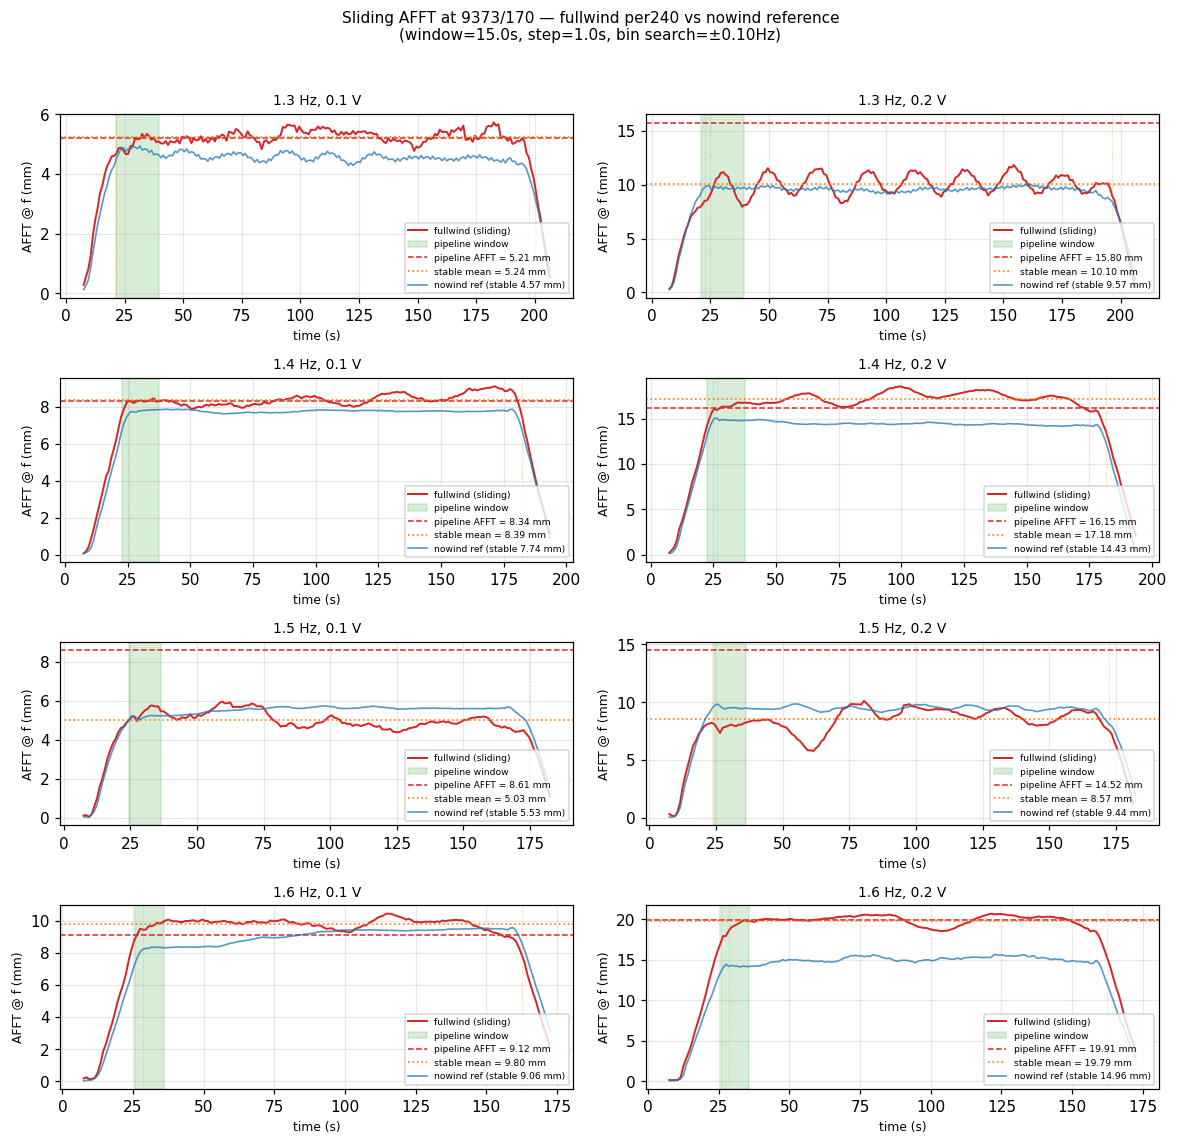

Write Python code to recreate this figure.
"""
Sliding-window FFT at paddle frequency — fullwind per240 sweep at 9373/170
===========================================================================

Purpose
-------
The 2026-04-17 per240 sliding-AFFT exploration on 1.3 Hz fullwind runs showed
that the analysis window (21–39 s) lands on a temporary AFFT depression: the
mean AFFT across the full run is ~7.5 mm, but the pipeline reads 4.5–7.4 mm
from the window. This script extends that check to 1.3 / 1.4 / 1.5 / 1.6 Hz
at 0.1 V and 0.2 V to see whether the depression is specific to one
condition or general to fullwind per240 at 9373/170.

Method
------
- Per run: extract the 9373/170 η time series (eta_9373/170 or its _interp
  reconstruction). Slide a fixed-length window (SLIDING_WINDOW_S seconds)
  across the signal with step SLIDING_STEP_S. For each window position,
  compute the FFT amplitude at the paddle frequency (nearest positive bin
  within ±0.1 Hz, matching compute_amplitudes_from_fft).
- Plot sliding AFFT curve for each fullwind run. Overlay:
    • pipeline analysis window (green band) from meta start/end columns
    • pipeline AFFT value (red dashed horizontal) from meta
    • nowind reference per240 run at the same (freq, amp), sliding AFFT
    • stable-region mean AFFT (orange dotted line, computed over the
      stable plateau excluding ramp-up/down)

Outputs
-------
- analysis_scratch/sliding_afft_fullwind_sweep.png
- analysis_scratch/sliding_afft_fullwind_sweep_findings.md
- analysis_scratch/sliding_afft_fullwind_sweep_summary.csv
  (per-run pipeline_AFFT / stable_mean / depression_ratio)

Run
---
    conda run -n draumkvedet python analysis_scratch/sliding_afft_fullwind_sweep.py

~30–40 s (most of it loading processed_dfs).
"""

import sys, warnings, glob
warnings.filterwarnings("ignore")
from pathlib import Path
sys.path.insert(0, str(Path(__file__).parent.parent))

import numpy as np
import pandas as pd
import matplotlib
matplotlib.use("Agg")
import matplotlib.pyplot as plt

from wavescripts.improved_data_loader import load_analysis_data, load_processed_dfs

# ── Configuration ─────────────────────────────────────────────────────────────
FS                   = 250.0
PROBE                = "9373/170"           # IN probe, current config
FFT_WINDOW_HZ        = 0.10                 # ±0.05 Hz search half-width (matches pipeline)
SLIDING_WINDOW_S     = 15.0                 # sliding FFT window length (seconds)
SLIDING_STEP_S       = 1.0                  # step between window positions

TARGET_FREQS         = [1.3, 1.4, 1.5, 1.6]
TARGET_AMPS          = [0.1, 0.2]

# Stable-plateau definition: fraction of post-ramp-up signal to use for the
# "stable mean AFFT" statistic. Excludes first 25 % and last 10 % of the
# non-zero sliding-AFFT curve to avoid ramp transients.
PLATEAU_HEAD_FRAC    = 0.25
PLATEAU_TAIL_FRAC    = 0.10

BASE    = Path(__file__).parent.parent
OUT_PNG = Path(__file__).parent / "sliding_afft_fullwind_sweep.png"
OUT_MD  = Path(__file__).parent / "sliding_afft_fullwind_sweep_findings.md"
OUT_CSV = Path(__file__).parent / "sliding_afft_fullwind_sweep_summary.csv"


# ── Sliding-AFFT helper ───────────────────────────────────────────────────────
def sliding_afft(signal: np.ndarray, target_freq: float, fs: float = FS,
                 window_s: float = SLIDING_WINDOW_S,
                 step_s: float = SLIDING_STEP_S,
                 search_window_hz: float = FFT_WINDOW_HZ) -> tuple[np.ndarray, np.ndarray]:
    """
    Slide a window of length window_s across signal; at each position compute
    the amplitude at target_freq using the same normalisation and bin-picking
    rule as the pipeline (2·|FFT|/N at positive bins, nearest bin within
    ±search_window_hz of target).

    Returns (t_centers_s, amplitudes_mm). Assumes signal is in mm already.
    """
    N_win  = int(round(window_s * fs))
    step   = int(round(step_s   * fs))
    if N_win >= len(signal):
        return np.array([]), np.array([])

    # Pre-compute FFT frequencies for the fixed window length
    freqs = np.fft.fftfreq(N_win, d=1.0 / fs)
    pos_mask = freqs > 0
    pos_freqs = freqs[pos_mask]

    bin_mask = (pos_freqs >= target_freq - search_window_hz) & \
               (pos_freqs <= target_freq + search_window_hz)
    if bin_mask.any():
        pos_masked_freqs = pos_freqs[bin_mask]
        nearest_idx = np.argmin(np.abs(pos_masked_freqs - target_freq))
    else:
        nearest_idx = np.argmin(np.abs(pos_freqs - target_freq))
        bin_mask = np.zeros_like(pos_freqs, dtype=bool)
        bin_mask[nearest_idx] = True
        nearest_idx = 0

    starts = np.arange(0, len(signal) - N_win + 1, step)
    t_centers = (starts + N_win / 2) / fs
    amps = np.full_like(t_centers, np.nan, dtype=float)

    for i, s in enumerate(starts):
        seg = signal[s:s + N_win]
        if np.isnan(seg).any():
            nan_frac = np.isnan(seg).mean()
            if nan_frac > 0.10:
                continue
            idx = np.arange(len(seg))
            seg = np.interp(idx, idx[~np.isnan(seg)], seg[~np.isnan(seg)])
        fft_vals = np.fft.fft(seg)
        amps_pos = 2.0 * np.abs(fft_vals[pos_mask]) / N_win
        amps[i] = amps_pos[bin_mask][nearest_idx]

    return t_centers, amps


def get_signal_mm(df: pd.DataFrame, pos: str) -> np.ndarray | None:
    """Prefer reconstructed eta_{pos}_interp; fall back to eta_{pos}. In mm."""
    for col in (f"eta_{pos}_interp", f"eta_{pos}"):
        if col in df.columns:
            return df[col].to_numpy(dtype=float)
    return None


def stable_mean(t: np.ndarray, a: np.ndarray,
                alive_threshold_frac: float = 0.50,
                head_trim_s: float = 8.0,
                tail_trim_s: float = 4.0) -> tuple[float, float, float]:
    """
    Mean AFFT over the *alive* plateau — robust to post-wavemaker decay.

    Definition:
      1. `ref` = 90th percentile of sliding AFFT.
      2. "alive" samples = those where AFFT >= alive_threshold_frac * ref.
      3. Take the LONGEST contiguous alive run (handles noisy transients).
      4. Trim head_trim_s from its start (ramp-up still settling) and
         tail_trim_s from its end (ramp-down entering).
      5. Mean of the remainder.

    Returns (mean, t_alive_start, t_alive_end) in seconds. NaN if no
    alive region.
    """
    finite = np.isfinite(a)
    if finite.sum() < 4:
        return float("nan"), float("nan"), float("nan")
    ref = np.nanpercentile(a, 90)
    alive = finite & (a >= alive_threshold_frac * ref)
    if not alive.any():
        return float("nan"), float("nan"), float("nan")

    # Longest contiguous alive run
    idx = np.where(alive)[0]
    splits = np.where(np.diff(idx) > 1)[0]
    runs = np.split(idx, splits + 1) if splits.size else [idx]
    longest = max(runs, key=len)

    t_start, t_end = t[longest[0]], t[longest[-1]]
    # Trim head and tail
    t_start_trim = t_start + head_trim_s
    t_end_trim   = t_end   - tail_trim_s
    if t_end_trim <= t_start_trim:
        return float("nan"), t_start, t_end

    mask = (t >= t_start_trim) & (t <= t_end_trim) & np.isfinite(a)
    if not mask.any():
        return float("nan"), t_start_trim, t_end_trim
    return float(np.nanmean(a[mask])), t_start_trim, t_end_trim


# ── 1. Load metadata ──────────────────────────────────────────────────────────
print("1. Loading metadata…")
dirs = sorted(glob.glob(str(BASE / "waveprocessed" / "PROCESSED-*")))
meta_all, _, _, _ = load_analysis_data(*dirs, load_processed=False)

mask = (
    (meta_all["PanelCondition"] == "full")
    & (meta_all["in_position"] == PROBE)
    & (meta_all["WaveFrequencyInput [Hz]"].isin(TARGET_FREQS))
    & (meta_all["WaveAmplitudeInput [Volt]"].isin(TARGET_AMPS))
    & (meta_all.get("quality_flag", pd.Series("ok", index=meta_all.index)) == "ok")
)
# "per240" is a wave-period-count tag — easiest way is by filename substring.
mask &= meta_all["path"].str.contains("per240", na=False)
runs = meta_all[mask].copy()
print(f"   {len(runs)} per240 runs at in=9373/170 fullpanel quality=ok")
print(runs.groupby(
    ["WaveFrequencyInput [Hz]", "WaveAmplitudeInput [Volt]", "WindCondition"]
).size().unstack(fill_value=0))

# ── 2. Load processed time series ─────────────────────────────────────────────
print("2. Loading processed time series (load_processed_dfs, slow)…")
proc_dfs = load_processed_dfs(*dirs)
print(f"   {len(proc_dfs)} processed DataFrames loaded")


# ── 3. Build lookup: for each (freq, amp, wind) pick first available run ──────
def pick_run(freq, amp, wind):
    sub = runs[
        (runs["WaveFrequencyInput [Hz]"] == freq)
        & (runs["WaveAmplitudeInput [Volt]"] == amp)
        & (runs["WindCondition"] == wind)
    ]
    # Prefer mstop30 (regular) over mstop330 (long tail) so panels are uniform.
    for tag in ("mstop30", "mstop330"):
        pick = sub[sub["path"].str.contains(tag, na=False)]
        if not pick.empty and pick["path"].iloc[0] in proc_dfs:
            return pick.iloc[0]
    # Fallback: any path present in proc_dfs
    for _, r in sub.iterrows():
        if r["path"] in proc_dfs:
            return r
    return None


# ── 4. Compute sliding AFFT and plot ──────────────────────────────────────────
print("3. Computing sliding AFFT and plotting…")
N_freq, N_amp = len(TARGET_FREQS), len(TARGET_AMPS)
fig, axes = plt.subplots(N_freq, N_amp,
                         figsize=(5.4 * N_amp, 2.6 * N_freq),
                         sharex=False)

summary_rows = []

for i_f, freq in enumerate(TARGET_FREQS):
    for i_a, amp in enumerate(TARGET_AMPS):
        ax = axes[i_f, i_a] if N_freq > 1 else axes[i_a]

        fw_row = pick_run(freq, amp, "full")
        nw_row = pick_run(freq, amp, "no")

        if fw_row is None:
            ax.text(0.5, 0.5, "no fullwind per240 run",
                    ha="center", va="center", transform=ax.transAxes, color="gray")
            ax.set_title(f"{freq:.1f} Hz, {amp:.1f} V (full)", fontsize=9)
            continue

        # Fullwind sliding AFFT
        df = proc_dfs[fw_row["path"]]
        sig = get_signal_mm(df, PROBE)
        if sig is None:
            ax.text(0.5, 0.5, "no signal column", ha="center", va="center",
                    transform=ax.transAxes)
            continue

        t_fw, a_fw = sliding_afft(sig, target_freq=freq)
        ax.plot(t_fw, a_fw, color="tab:red", lw=1.3, label="fullwind (sliding)")

        # Pipeline window + pipeline AFFT
        s_col = f"Computed Probe {PROBE} start"
        e_col = f"Computed Probe {PROBE} end"
        pip_start, pip_end = fw_row.get(s_col), fw_row.get(e_col)
        pip_afft = fw_row.get(f"Probe {PROBE} Amplitude (FFT)", np.nan)
        if pd.notna(pip_start) and pd.notna(pip_end):
            ax.axvspan(pip_start / FS, pip_end / FS, color="tab:green",
                       alpha=0.18, label="pipeline window")
        if pd.notna(pip_afft):
            ax.axhline(pip_afft, color="tab:red", ls="--", lw=1.0,
                       label=f"pipeline AFFT = {pip_afft:.2f} mm")

        # Stable-region mean
        stable, t_s0, t_s1 = stable_mean(t_fw, a_fw)
        if np.isfinite(stable):
            ax.axhline(stable, color="tab:orange", ls=":", lw=1.1,
                       label=f"stable mean = {stable:.2f} mm")
            ax.axvline(t_s0, color="tab:orange", ls=":", lw=0.6, alpha=0.5)
            ax.axvline(t_s1, color="tab:orange", ls=":", lw=0.6, alpha=0.5)

        # Nowind reference
        nw_stable = np.nan
        if nw_row is not None:
            dfn = proc_dfs[nw_row["path"]]
            sig_n = get_signal_mm(dfn, PROBE)
            if sig_n is not None:
                t_nw, a_nw = sliding_afft(sig_n, target_freq=freq)
                nw_stable, _, _ = stable_mean(t_nw, a_nw)
                ax.plot(t_nw, a_nw, color="tab:blue", lw=1.1, alpha=0.75,
                        label=f"nowind ref (stable {nw_stable:.2f} mm)")

        # Summary row
        depression = (pip_afft / stable) if np.isfinite(stable) and stable > 0 else np.nan
        summary_rows.append({
            "freq_hz":       freq,
            "amp_V":         amp,
            "fullwind_path": Path(fw_row["path"]).name,
            "pipeline_AFFT": pip_afft,
            "stable_mean":   stable,
            "depression":    depression,
            "nowind_path":   Path(nw_row["path"]).name if nw_row is not None else None,
            "nowind_stable": nw_stable if nw_row is not None else np.nan,
        })

        ax.set_title(f"{freq:.1f} Hz, {amp:.1f} V", fontsize=9)
        ax.set_xlabel("time (s)", fontsize=8)
        ax.set_ylabel("AFFT @ f (mm)", fontsize=8)
        ax.grid(True, alpha=0.3)
        ax.legend(fontsize=6, loc="lower right")

fig.suptitle(f"Sliding AFFT at {PROBE} — fullwind per240 vs nowind reference\n"
             f"(window={SLIDING_WINDOW_S}s, step={SLIDING_STEP_S}s, "
             f"bin search=±{FFT_WINDOW_HZ/2*2:.2f}Hz)",
             fontsize=10, y=0.995)
fig.tight_layout(rect=[0, 0, 1, 0.98])
fig.savefig(OUT_PNG, dpi=110, bbox_inches="tight")
plt.close(fig)
print(f"   PNG → {OUT_PNG.relative_to(BASE)}")

# ── 5. Write summary CSV + findings markdown ──────────────────────────────────
df_sum = pd.DataFrame(summary_rows)
df_sum.to_csv(OUT_CSV, index=False, float_format="%.3f")
print(f"   CSV → {OUT_CSV.relative_to(BASE)}")

# Build findings
lines = []
lines.append("# Sliding AFFT @ 9373/170 — fullwind per240 sweep")
lines.append("")
lines.append(f"Generated: {pd.Timestamp.utcnow().isoformat()[:19]}Z")
lines.append("")
lines.append("## Summary table")
lines.append("")
def _md_table(df: pd.DataFrame, fmt: str = "{:.3f}") -> str:
    cols = list(df.columns)
    header = "| " + " | ".join(cols) + " |"
    sep = "| " + " | ".join(["---"] * len(cols)) + " |"
    rows = []
    for _, r in df.iterrows():
        cells = []
        for c in cols:
            v = r[c]
            if isinstance(v, float):
                cells.append(fmt.format(v) if np.isfinite(v) else "—")
            else:
                cells.append(str(v))
        rows.append("| " + " | ".join(cells) + " |")
    return "\n".join([header, sep] + rows)

lines.append(_md_table(df_sum.drop(columns=["fullwind_path", "nowind_path"])))
lines.append("")
lines.append("## Verdict")
lines.append("")

depressions = df_sum["depression"].dropna()
frac_below_90 = (depressions < 0.90).mean() if len(depressions) else 0.0
frac_below_80 = (depressions < 0.80).mean() if len(depressions) else 0.0
median_dep = depressions.median() if len(depressions) else float("nan")

lines.append(f"- Runs analysed: {len(df_sum)} (fullwind per240 at {PROBE}).")
lines.append(f"- Median pipeline_AFFT / stable_mean_AFFT = **{median_dep:.3f}**.")
lines.append(f"- Fraction with ≥10% depression (ratio < 0.90): **{frac_below_90:.0%}**.")
lines.append(f"- Fraction with ≥20% depression (ratio < 0.80): **{frac_below_80:.0%}**.")
lines.append("")

if median_dep < 0.92:
    lines.append("**Finding:** The pipeline analysis window systematically captures a "
                 "depression relative to the stable plateau. Reproduces the 1.3 Hz result "
                 "across additional frequencies / amplitudes.")
elif median_dep < 0.98:
    lines.append("**Finding:** Small systematic depression (<8%). May be within noise; "
                 "check per-case variability.")
else:
    lines.append("**Finding:** No systematic depression — the 1.3 Hz observation does not "
                 "generalise to other fullwind per240 conditions at this probe.")

lines.append("")
lines.append("## Per-run breakdown")
lines.append("")
for _, r in df_sum.iterrows():
    lines.append(f"- **{r['freq_hz']:.1f} Hz, {r['amp_V']:.1f} V**  "
                 f"pipeline={r['pipeline_AFFT']:.2f} mm, "
                 f"stable={r['stable_mean']:.2f} mm, "
                 f"ratio={r['depression']:.3f}  "
                 f"(fullwind: `{r['fullwind_path']}`)")

lines.append("")
lines.append(f"## See also")
lines.append("")
lines.append(f"- Figure: `analysis_scratch/sliding_afft_fullwind_sweep.png`")
lines.append(f"- CSV:    `analysis_scratch/sliding_afft_fullwind_sweep_summary.csv`")
lines.append(f"- Earlier 1.3 Hz result: `analysis_scratch/sliding_afft_per240.pdf`")
lines.append(f"- Memory: `memory/open_question_per240_afft.md`")

OUT_MD.write_text("\n".join(lines) + "\n")
print(f"   MD  → {OUT_MD.relative_to(BASE)}")

print(f"\nDone. Median depression = {median_dep:.3f}  ({len(depressions)} runs)")
